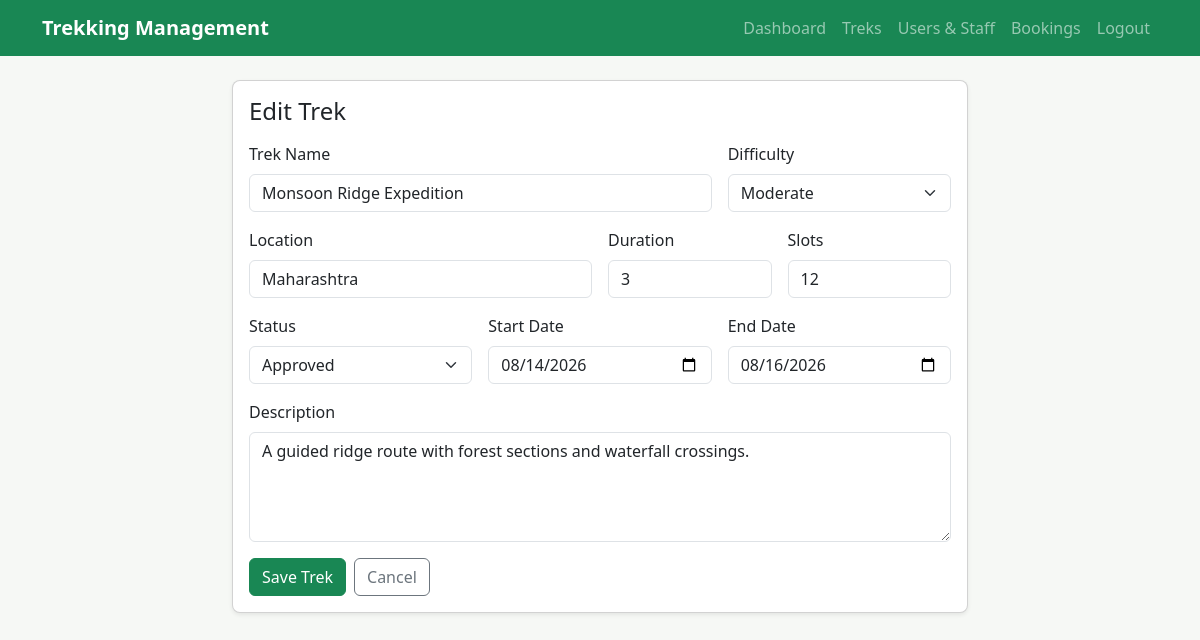
The app's page /admin/treks/2/edit (signed in) with its own data.
### tables this page shows
CREATE TABLE "treks" (
            id INTEGER PRIMARY KEY AUTOINCREMENT,
            name TEXT NOT NULL,
            location TEXT NOT NULL,
            difficulty TEXT NOT NULL CHECK (difficulty IN ('Easy', 'Moderate', 'Hard')),
            duration_days INTEGER NOT NULL CHECK (duration_days > 0),
            available_slots INTEGER NOT NULL CHECK (available_slots >= 0),
            assigned_staff_id INTEGER,
            status TEXT NOT NULL DEFAULT 'Pending'
                CHECK (status IN ('Pending', 'Approved', 'Open', 'Ongoing', 'Closed', 'Completed')),
            start_date TEXT NOT NULL,
            end_date TEXT NOT NULL,
            description TEXT,
            created_at TEXT NOT NULL,
            FOREIGN KEY (assigned_staff_id) REFERENCES users (id) ON DELETE SET NULL
        );

### app.py (the view, shortened to what this page needs)
    @app.route("/admin/treks/<int:trek_id>/edit", methods=("GET", "POST"))
    @login_required("admin")
    def edit_trek(trek_id: int):
        trek = get_trek_or_404(trek_id)
        return render_template("admin/trek_form.html", trek=trek, title="Edit Trek")

### app.py (called while the page is built)
def create_app() -> Flask:
    app = Flask(__name__)
    app.config["SECRET_KEY"] = os.environ.get("SECRET_KEY", "dev-secret-change-me")
    app.config["DATABASE"] = DB_PATH
    os.makedirs(os.path.join(BASE_DIR, "instance"), exist_ok=True)
    @app.before_request
    def before_request() -> None:
        get_db()
    @app.teardown_appcontext
    def close_db(_error: Exception | None = None) -> None:
        db = g.pop("db", None)
        if db is not None:
            db.close()
    register_routes(app)
    with app.app_context():
        init_db()
        seed_data()
    return app

def get_db() -> sqlite3.Connection:
    if "db" not in g:
        g.db = sqlite3.connect(DB_PATH)
        g.db.row_factory = sqlite3.Row
        g.db.execute("PRAGMA foreign_keys = ON")
    return g.db

def current_user() -> sqlite3.Row | None:
    user_id = session.get("user_id")
    if not user_id:
        return None
    return get_db().execute("SELECT * FROM users WHERE id = ?", (user_id,)).fetchone()

def get_trek_or_404(trek_id: int) -> sqlite3.Row:
    trek = get_db().execute("SELECT * FROM treks WHERE id = ?", (trek_id,)).fetchone()
    if trek is None:
        from flask import abort
        abort(404)
    return trek

### templates/admin/trek_form.html (shortened to what this page needs)
{% extends "base.html" %}
{% block content %}
<div class="row justify-content-center">
  <div class="col-lg-8">
    <div class="card shadow-sm">
      <div class="card-body">
        <h1 class="h4 mb-3">{{ title }}</h1>
        <form method="post">
          <div class="row g-3">
            <div class="col-md-8">
              <label class="form-label" for="name">Trek Name</label>
              <input class="form-control" id="name" name="name" value="{{ trek.name }}" required>
            </div>
            <div class="col-md-4">
              <label class="form-label" for="difficulty">Difficulty</label>
              <select class="form-select" id="difficulty" name="difficulty" required>
                {% for value in ["Easy", "Moderate", "Hard"] %}
                  <option value="{{ value }}" {% if trek.difficulty == value %}selected{% endif %}>{{ value }}</option>
                {% endfor %}
              </select>
            </div>
            <div class="col-md-6">
              <label class="form-label" for="location">Location</label>
              <input class="form-control" id="location" name="location" value="{{ trek.location }}" required>
            </div>
            <div class="col-md-3">
              <label class="form-label" for="duration_days">Duration</label>
              <input class="form-control" id="duration_days" name="duration_days" type="number" min="1" value="{{ trek.duration_days }}" required>
            </div>
            <div class="col-md-3">
              <label class="form-label" for="available_slots">Slots</label>
              <input class="form-control" id="available_slots" name="available_slots" type="number" min="0" value="{{ trek.available_slots }}" required>
            </div>
            <div class="col-md-4">
              <label class="form-label" for="status">Status</label>
              <select class="form-select" id="status" name="status" required>
                {% for value in ["Pending", "Approved", "Open", "Ongoing", "Closed", "Completed"] %}
                  <option value="{{ value }}" {% if trek.status == value %}selected{% endif %}>{{ value }}</option>
                {% endfor %}
              </select>
            </div>
            <div class="col-md-4">
              <label class="form-label" for="start_date">Start Date</label>
              <input class="form-control" id="start_date" name="start_date" type="date" value="{{ trek.start_date }}" required>
            </div>
            <div class="col-md-4">
              <label class="form-label" for="end_date">End Date</label>
              <input class="form-control" id="end_date" name="end_date" type="date" value="{{ trek.end_date }}" required>
            </div>
            <div class="col-12">
              <label class="form-label" for="description">Description</label>
              <textarea class="form-control" id="description" name="description" rows="4">{{ trek.description }}</textarea>
            </div>
          </div>
          <div class="mt-3 d-flex gap-2">
            <button class="btn btn-success" type="submit">Save Trek</button>
            <a class="btn btn-outline-secondary" href="{{ url_for('admin_treks') }}">Cancel</a>
          </div>
        </form>
      </div>
    </div>
  </div>
</div>
{% endblock %}

### static/css/style.css (style rules this page uses)
:root { --page-bg: #f6f8f5; --forest: #198754; --ink: #1f2a24; }
body { background: var(--page-bg); color: var(--ink); }
.card, .stat-card { border-radius: 8px; }

### records on screen
treks: name "Monsoon Ridge Expedition", difficulty "Moderate", location "Maharashtra", duration_days "3", available_slots "12", status "Approved", start_date "08/14/2026", end_date "08/16/2026", description "A guided ridge route with forest sections and waterfall crossings."

### other values on screen
{{ title }} "Edit Trek"
